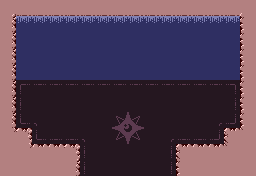

This is a level from a 2D game, rendered from its Tiled map with the project's own tilesets. A one-line summary and the complete map file follow:
An orthogonal 16x11 tile map with 16x16 px tiles, 3 tile layers (Base, Behavioral Overrides, Attributes), 6 tilesets.

<map version="1.10" tiledversion="1.11.2" orientation="orthogonal" renderorder="right-down" width="16" height="11" tilewidth="16" tileheight="16" infinite="0" nextlayerid="67" nextobjectid="1">
 <properties>
  <property name="base_logic" value="ROOM_BASE_LOGIC_NONE" />
  <property name="category" value="exterior" />
  <property name="dark" type="bool" value="false" />
  <property name="exit_east" type="bool" value="true" />
  <property name="exit_north" type="bool" value="true" />
  <property name="exit_south" type="bool" value="true" />
  <property name="exit_west" type="bool" value="true" />
  <property name="forbid_player_spawning" type="bool" value="false" />
  <property name="room_obj_palette" value="sprite_palette_overworld_table" />
  <property name="room_palette" value="hub_world_palette_table" />
 </properties>
 <tileset firstgid="1" source="../../MapTiles.tsx" />
 <tileset firstgid="257" source="../../DiscoFloorTiles.tsx" />
 <tileset firstgid="289" source="../../Attributes.tsx" />
 <tileset firstgid="293" source="../../TechnicalTiles.tsx" />
 <tileset firstgid="421" source="../../SignTiles.tsx" />
 <tileset firstgid="549" source="../../OverlayExitTiles.tsx" />
 <layer id="1" name="Base" width="16" height="11">
  <data encoding="csv">
218,162,162,162,162,162,162,162,162,162,162,162,162,162,162,219,
217,13,13,13,13,13,13,13,13,13,13,13,13,13,13,215,
217,2,2,2,2,2,2,2,2,2,2,2,2,2,2,215,
217,2,2,2,2,2,2,2,2,2,2,2,2,2,2,215,
217,2,2,2,2,2,2,2,2,2,2,2,2,2,2,215,
217,258,259,259,259,259,259,259,259,259,259,259,259,259,260,215,
217,266,257,257,257,257,257,257,257,257,257,257,257,257,268,215,
217,274,262,257,257,257,257,41,42,257,257,257,257,261,276,215,
234,201,274,275,275,262,257,57,58,257,261,275,275,276,199,235,
216,234,200,200,201,266,257,257,257,257,268,199,200,200,235,216,
216,216,216,216,217,266,257,257,257,257,268,215,216,216,216,216
</data>
 </layer>
 <layer id="66" name="Behavioral Overrides" width="16" height="11" opacity="0.21">
  <data encoding="csv">
0,0,0,0,0,0,0,0,0,0,0,0,0,0,0,0,
0,0,0,0,0,0,0,0,0,0,0,0,0,0,0,0,
0,0,0,0,0,0,0,0,0,0,0,0,0,0,0,0,
0,0,0,0,0,0,0,0,0,0,0,0,0,0,0,0,
0,0,0,0,0,0,0,0,0,0,0,0,0,0,0,0,
0,0,0,0,0,0,0,0,0,0,0,0,0,0,0,0,
0,0,0,0,0,0,0,0,0,0,0,0,0,0,0,0,
0,0,0,0,0,0,0,0,0,0,0,0,0,0,0,0,
0,0,0,0,0,0,0,0,0,0,0,0,0,0,0,0,
0,0,0,0,0,0,0,0,0,0,0,0,0,0,0,0,
0,0,0,0,0,0,0,0,0,0,0,0,0,0,0,0
</data>
 </layer>
 <layer id="2" name="Attributes" width="16" height="11" opacity="0.2">
  <data encoding="csv">
292,292,292,292,292,292,292,292,292,292,292,292,292,292,292,292,
292,290,290,290,290,290,290,290,290,290,290,290,290,290,290,292,
292,290,290,290,290,290,290,290,290,290,290,290,290,290,290,292,
292,290,290,290,290,290,290,290,290,290,290,290,290,290,290,292,
292,290,290,290,290,290,290,290,290,290,290,290,290,290,290,292,
292,289,289,289,289,289,289,289,289,289,289,289,289,289,289,292,
292,289,289,289,289,289,289,289,289,289,289,289,0,289,289,292,
292,289,289,289,289,289,289,289,289,289,289,289,289,289,289,292,
292,292,289,289,289,289,289,289,289,289,289,289,289,289,292,292,
292,292,292,292,292,289,289,289,289,289,289,292,292,292,292,292,
292,292,292,292,292,289,289,289,289,289,289,292,292,292,292,292
</data>
 </layer>
</map>
